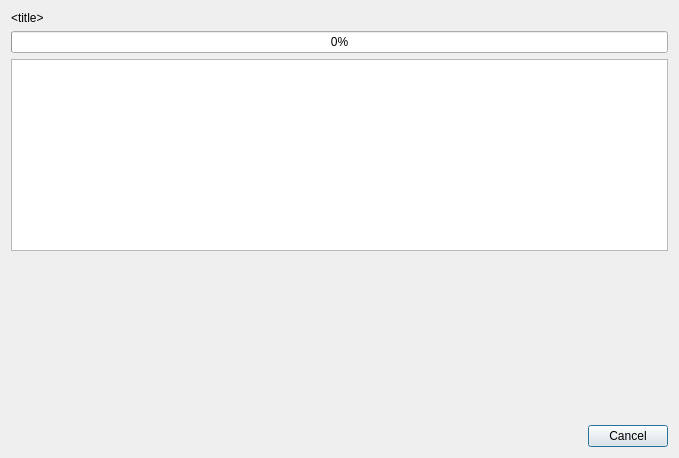
<?xml version="1.0" encoding="UTF-8"?>
<ui version="4.0">
 <class>ProcessingRunDialog</class>
 <widget class="QDialog" name="ProcessingRunDialog">
  <property name="geometry">
   <rect>
    <x>0</x>
    <y>0</y>
    <width>679</width>
    <height>458</height>
   </rect>
  </property>
  <property name="windowTitle">
   <string>Processing run</string>
  </property>
  <layout class="QGridLayout" name="gridLayout">
   <item row="2" column="0">
    <widget class="QTextEdit" name="te_logs_processing"/>
   </item>
   <item row="0" column="0">
    <widget class="QLabel" name="lbl_title">
     <property name="text">
      <string>&lt;html&gt;&lt;head/&gt;&lt;body&gt;&lt;p&gt;&amp;lt;title&amp;gt;&lt;/p&gt;&lt;/body&gt;&lt;/html&gt;</string>
     </property>
    </widget>
   </item>
   <item row="1" column="0">
    <widget class="QProgressBar" name="progress_bar">
     <property name="maximum">
      <number>100</number>
     </property>
     <property name="value">
      <number>0</number>
     </property>
    </widget>
   </item>
   <item row="4" column="0">
    <spacer name="verticalSpacer">
     <property name="orientation">
      <enum>Qt::Vertical</enum>
     </property>
     <property name="sizeHint" stdset="0">
      <size>
       <width>20</width>
       <height>40</height>
      </size>
     </property>
    </spacer>
   </item>
   <item row="5" column="0">
    <widget class="QDialogButtonBox" name="btn_box">
     <property name="standardButtons">
      <set>QDialogButtonBox::Cancel</set>
     </property>
    </widget>
   </item>
  </layout>
 </widget>
 <resources/>
 <connections/>
</ui>
